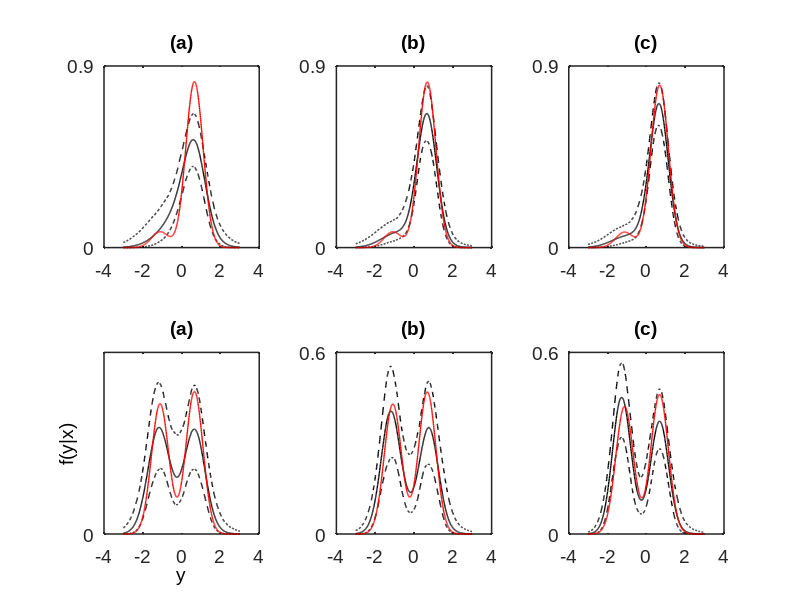

Source code (MATLAB):

clear
clc
set(0,'DefaultAxesFontName','Arial')
index1=[ 1 18]% 16 25];
    
% --- load data
load illustrative2 yy
n=100; my=mean(yy(1:n)); vy=sqrt(var(yy(1:n)));

figure

load illustrativeJ_MSB_n100


 for j=1:2
    subplot(2,3,1+3*(j-1))
    % -- plot confidence interval ---%
    plot(t,pdfInt(4,:,j),'--','Color','k','Linewidth',1)
    hold
    plot(t,pdfInt(5,:,j),'--','Color','k','Linewidth',1)
    plot(t,pdfInt(2,:,j),'Color','k','Linewidth',1)
    set(gca,'LineWidth',1.1)
    lim=1;
        if j==1 lim=.9;
    else if j==2 lim=.6; end 
        end
    xlim([-4,4])
    ylim([0,lim])
    set(gca,'ytick',[0,lim])
    p=abs(eta(index1(j)));
    % -- plot true density
    d=p*normpdf(t,(2-my)/vy,1/vy)+(1-p)*normpdf(t,(-2-my)/vy,1/vy);
    plot(t,d,'r','Linewidth',1)
    set(gca,'LineWidth',1.1)
    set(gca,'FontSize',14)
    xlhand = get(gca,'title')
    set(xlhand,'string','(a)','fontsize',14)


if j==length(index1)

    xlhand = get(gca,'xlabel')
    set(xlhand,'string','y','fontsize',14)
    
    xlhand = get(gca,'ylabel')
    set(xlhand,'string','f(y|x)','fontsize',14)
    set(gca,'ytick',[0,1])


end

end



load illustrativeJ_MSB_n150

n=150; my=mean(yy(1:n)); vy=sqrt(var(yy(1:n)));


for j=1:2
  
    subplot(2,3,2+3*(j-1))
   % --- plot estimate --- %
    plot(t,pdfInt(4,:,j),'--','Color','k','Linewidth',1)
    hold
    plot(t,pdfInt(5,:,j),'--','Color','k','Linewidth',1)
    plot(t,pdfInt(2,:,j),'Color','k','Linewidth',1)
    set(gca,'LineWidth',1.1)
        xlim([-4,4])

    p=abs(eta(index1(j)));
    % --- plot true density --- %
    d=p*normpdf(t,(2-my)/vy,1/vy)+(1-p)*normpdf(t,(-2-my)/vy,1/vy);
    plot(t,d,'r','Linewidth',1)
    set(gca,'LineWidth',1.1)
    set(gca,'FontSize',14)
        if j==1 lim=.9;
    else if j==2 lim=.6; end 
        end

    ylim([0,lim])
    set(gca,'ytick',[0,lim])
    
    xlhand = get(gca,'title')
    set(xlhand,'string','(b)','fontsize',14)


end



load illustrativeJ_MSB_n200

n=200; my=mean(yy(1:n)); vy=sqrt(var(yy(1:n)));
set(0,'DefaultAxesFontName','Arial','DefaultAxesFontSize',14)

for j=1:2
  subplot(2,3,3+3*(j-1))

    plot(t,pdfInt(4,:,j),'--','Color','k','Linewidth',1)
    hold
    plot(t,pdfInt(5,:,j),'--','Color','k','Linewidth',1)
    plot(t,pdfInt(2,:,j),'Color','k','Linewidth',1)
    set(gca,'LineWidth',1.1)
        xlim([-4,4])
    lim=1;
        if j==1 lim=.9;
    else if j==2 lim=.6; end 
        end
    ylim([0,lim])
    set(gca,'ytick',[0,lim])
    
    p=abs(eta(index1(j)));
    d=p*normpdf(t,(2-my)/vy,1/vy)+(1-p)*normpdf(t,(-2-my)/vy,1/vy);
    plot(t,d,'r','Linewidth',1)
set(gca,'FontSize',14)

xlhand = get(gca,'title')
set(xlhand,'string','(c)','fontsize',14)


end


